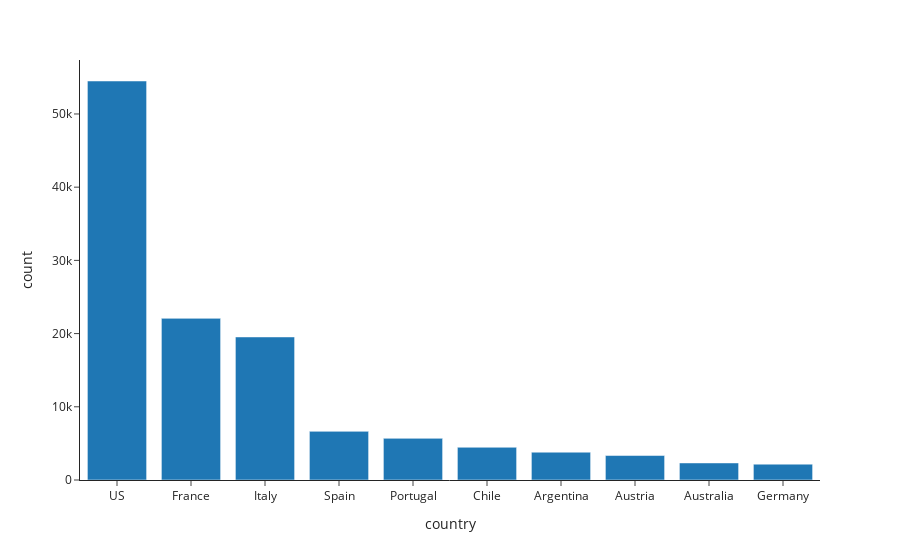

Here is the notebook cell this chart was saved with:
### Code cell
country_top = data_f.groupby('country').size().reset_index(name='count').sort_values('count', ascending=False)
px.bar(country_top.head(10), x='country', y='count', template='simple_white')

### Figure 1 — Plotly figure (JSON) as saved in the notebook; plotly's stock layout.template omitted (floating-point values rounded to 4 significant figures)
{"data": [{"alignmentgroup": "True", "hovertemplate": "country=%{x}<br>count=%{y}<extra></extra>", "legendgroup": "", "marker": {"color": "#1F77B4", "pattern": {"shape": ""}}, "name": "", "offsetgroup": "", "orientation": "v", "showlegend": false, "textposition": "auto", "type": "bar", "x": ["US", "France", "Italy", "Spain", "Portugal", "Chile", "Argentina", "Austria", "Australia", "Germany"], "xaxis": "x", "y": [54503, 22080, 19540, 6645, 5690, 4471, 3800, 3344, 2329, 2165], "yaxis": "y"}], "layout": {"autosize": true, "barmode": "relative", "legend": {"tracegroupgap": 0}, "margin": {"t": 60}, "xaxis": {"anchor": "y", "autorange": true, "domain": [0, 1], "range": [-0.5, 9.5], "title": {"text": "country"}, "type": "category"}, "yaxis": {"anchor": "x", "autorange": true, "domain": [0, 1], "range": [0, 57370.0], "title": {"text": "count"}, "type": "linear"}}}
